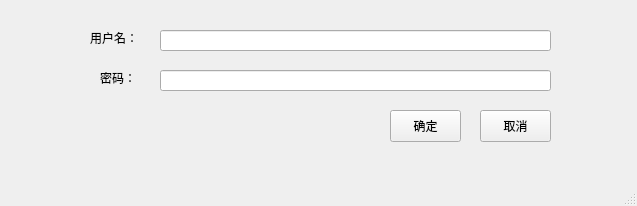
<?xml version="1.0" encoding="UTF-8"?>
<ui version="4.0">
 <class>MainWindow</class>
 <widget class="QMainWindow" name="MainWindow">
  <property name="geometry">
   <rect>
    <x>0</x>
    <y>0</y>
    <width>637</width>
    <height>206</height>
   </rect>
  </property>
  <property name="windowTitle">
   <string>MainWindow</string>
  </property>
  <widget class="QWidget" name="centralwidget">
   <widget class="QLineEdit" name="lineEditUserName">
    <property name="geometry">
     <rect>
      <x>160</x>
      <y>30</y>
      <width>391</width>
      <height>21</height>
     </rect>
    </property>
   </widget>
   <widget class="QLabel" name="label">
    <property name="geometry">
     <rect>
      <x>90</x>
      <y>30</y>
      <width>60</width>
      <height>16</height>
     </rect>
    </property>
    <property name="text">
     <string>用户名：</string>
    </property>
   </widget>
   <widget class="QLabel" name="label_2">
    <property name="geometry">
     <rect>
      <x>100</x>
      <y>70</y>
      <width>60</width>
      <height>16</height>
     </rect>
    </property>
    <property name="text">
     <string>密码：</string>
    </property>
   </widget>
   <widget class="QLineEdit" name="lineEditPassword">
    <property name="geometry">
     <rect>
      <x>160</x>
      <y>70</y>
      <width>391</width>
      <height>21</height>
     </rect>
    </property>
    <property name="echoMode">
     <enum>QLineEdit::Password</enum>
    </property>
   </widget>
   <widget class="QPushButton" name="pushButtonOK">
    <property name="geometry">
     <rect>
      <x>390</x>
      <y>110</y>
      <width>71</width>
      <height>32</height>
     </rect>
    </property>
    <property name="text">
     <string>确定</string>
    </property>
   </widget>
   <widget class="QPushButton" name="pushButtonCancel">
    <property name="geometry">
     <rect>
      <x>480</x>
      <y>110</y>
      <width>71</width>
      <height>32</height>
     </rect>
    </property>
    <property name="text">
     <string>取消</string>
    </property>
   </widget>
  </widget>
  <widget class="QMenuBar" name="menubar">
   <property name="geometry">
    <rect>
     <x>0</x>
     <y>0</y>
     <width>637</width>
     <height>22</height>
    </rect>
   </property>
  </widget>
  <widget class="QStatusBar" name="statusbar"/>
 </widget>
 <resources/>
 <connections/>
</ui>
